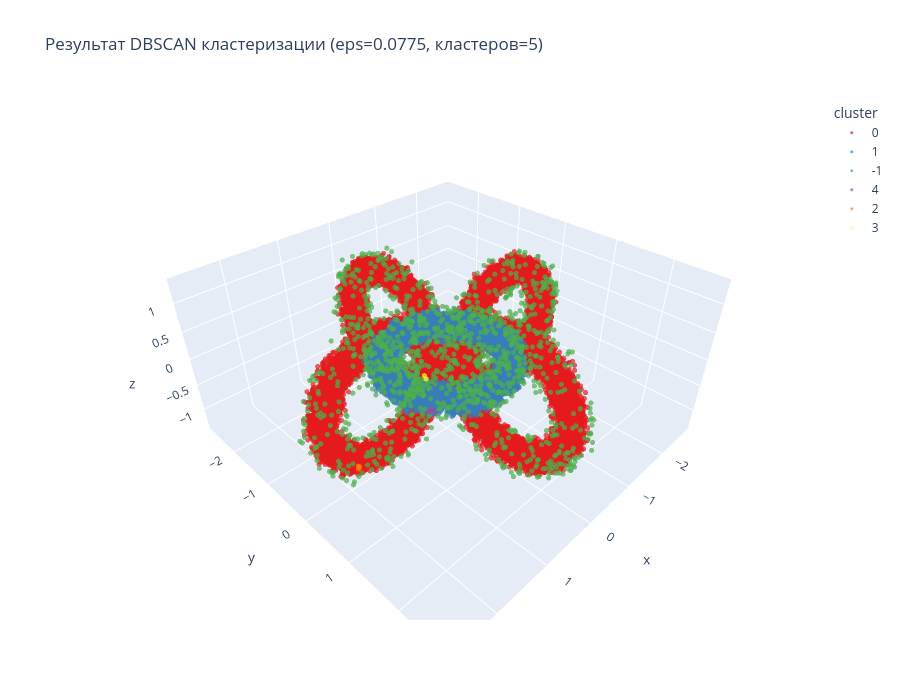

Notebook code cell kept with this figure:
### Code cell
data['cluster'] = labels.astype(str)

fig = px.scatter_3d(data, x='x', y='y', z='z',
                    color='cluster',
                    title=f'Результат DBSCAN кластеризации (eps={eps}, кластеров={n_clusters})',
                    opacity=0.7,
                    color_discrete_sequence=px.colors.qualitative.Set1)
fig.update_traces(marker=dict(size=3))
fig.update_layout(width=900, height=700)
fig.show()

### Figure 1 — Plotly figure (JSON) as saved in the notebook; plotly's stock layout.template omitted (floating-point values rounded to 4 significant figures; data arrays with more than 128 entries replaced by an {"elided": "..."} marker saying what was removed)
{"data": [{"hovertemplate": "cluster=0<br>x=%{x}<br>y=%{y}<br>z=%{z}<extra></extra>", "legendgroup": "0", "marker": {"color": "rgb(228,26,28)", "opacity": 0.7, "size": 3, "symbol": "circle"}, "mode": "markers", "name": "0", "scene": "scene", "showlegend": true, "type": "scatter3d", "x": {"elided": "38796 float values"}, "y": {"elided": "38796 float values"}, "z": {"elided": "38796 float values"}}, {"hovertemplate": "cluster=1<br>x=%{x}<br>y=%{y}<br>z=%{z}<extra></extra>", "legendgroup": "1", "marker": {"color": "rgb(55,126,184)", "opacity": 0.7, "size": 3, "symbol": "circle"}, "mode": "markers", "name": "1", "scene": "scene", "showlegend": true, "type": "scatter3d", "x": {"elided": "9811 float values"}, "y": {"elided": "9811 float values"}, "z": {"elided": "9811 float values"}}, {"hovertemplate": "cluster=-1<br>x=%{x}<br>y=%{y}<br>z=%{z}<extra></extra>", "legendgroup": "-1", "marker": {"color": "rgb(77,175,74)", "opacity": 0.7, "size": 3, "symbol": "circle"}, "mode": "markers", "name": "-1", "scene": "scene", "showlegend": true, "type": "scatter3d", "x": {"elided": "1382 float values"}, "y": {"elided": "1382 float values"}, "z": {"elided": "1382 float values"}}, {"hovertemplate": "cluster=4<br>x=%{x}<br>y=%{y}<br>z=%{z}<extra></extra>", "legendgroup": "4", "marker": {"color": "rgb(152,78,163)", "opacity": 0.7, "size": 3, "symbol": "circle"}, "mode": "markers", "name": "4", "scene": "scene", "showlegend": true, "type": "scatter3d", "x": [0.797, 0.8311, 0.7999, 0.8471, 0.8013], "y": [0.485, 0.4905, 0.5669, 0.507, 0.453], "z": [-0.2676, -0.2378, -0.2672, -0.2734, -0.2904]}, {"hovertemplate": "cluster=2<br>x=%{x}<br>y=%{y}<br>z=%{z}<extra></extra>", "legendgroup": "2", "marker": {"color": "rgb(255,127,0)", "opacity": 0.7, "size": 3, "symbol": "circle"}, "mode": "markers", "name": "2", "scene": "scene", "showlegend": true, "type": "scatter3d", "x": [1.999, 2.016, 2.03, 1.988], "y": [0.2307, 0.2819, 0.2713, 0.2402], "z": [-0.7483, -0.7219, -0.7547, -0.7543]}, {"hovertemplate": "cluster=3<br>x=%{x}<br>y=%{y}<br>z=%{z}<extra></extra>", "legendgroup": "3", "marker": {"color": "rgb(255,255,51)", "opacity": 0.7, "size": 3, "symbol": "circle"}, "mode": "markers", "name": "3", "scene": "scene", "showlegend": true, "type": "scatter3d", "x": [-0.211, -0.2167], "y": [-0.7578, -0.7253], "z": [-0.8325, -0.8894]}], "layout": {"height": 700, "legend": {"title": {"text": "cluster"}, "tracegroupgap": 0}, "scene": {"domain": {"x": [0, 1], "y": [0, 1]}, "xaxis": {"title": {"text": "x"}}, "yaxis": {"title": {"text": "y"}}, "zaxis": {"title": {"text": "z"}}}, "title": {"text": "Результат DBSCAN кластеризации (eps=0.0775, кластеров=5)"}, "width": 900}}
